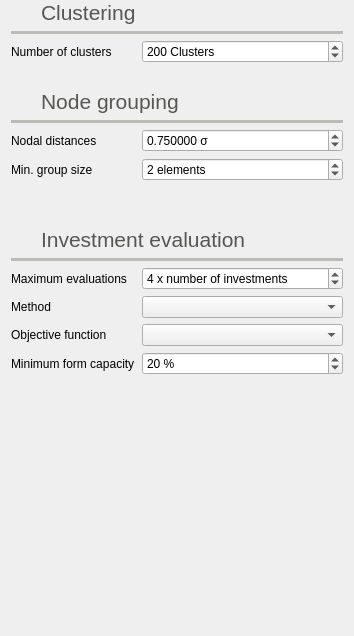
             <widget class="QFrame" name="frame_18">
              <property name="frameShape">
               <enum>QFrame::Shape::NoFrame</enum>
              </property>
              <property name="frameShadow">
               <enum>QFrame::Shadow::Raised</enum>
              </property>
              <layout class="QGridLayout" name="gridLayout_21">
               <property name="topMargin">
                <number>0</number>
               </property>
               <item row="26" column="0" colspan="2">
                <widget class="QLabel" name="label_153">
                 <property name="text">
                  <string>Objective function</string>
                 </property>
                </widget>
               </item>
               <item row="20" column="0">
                <widget class="QLabel" name="label_31">
                 <property name="text">
                  <string/>
                 </property>
                </widget>
               </item>
               <item row="14" column="0" colspan="3">
                <widget class="Line" name="line_24">
                 <property name="palette">
                  <palette>
                   <active>
                    <colorrole role="WindowText">
                     <brush brushstyle="SolidPattern">
                      <color alpha="255">
                       <red>186</red>
                       <green>189</green>
                       <blue>182</blue>
                      </color>
                     </brush>
                    </colorrole>
                   </active>
                   <inactive>
                    <colorrole role="WindowText">
                     <brush brushstyle="SolidPattern">
                      <color alpha="255">
                       <red>186</red>
                       <green>189</green>
                       <blue>182</blue>
                      </color>
                     </brush>
                    </colorrole>
                   </inactive>
                   <disabled>
                    <colorrole role="WindowText">
                     <brush brushstyle="SolidPattern">
                      <color alpha="255">
                       <red>190</red>
                       <green>190</green>
                       <blue>190</blue>
                      </color>
                     </brush>
                    </colorrole>
                   </disabled>
                  </palette>
                 </property>
                 <property name="frameShadow">
                  <enum>QFrame::Shadow::Plain</enum>
                 </property>
                 <property name="lineWidth">
                  <number>4</number>
                 </property>
                 <property name="orientation">
                  <enum>Qt::Orientation::Horizontal</enum>
                 </property>
                </widget>
               </item>
               <item row="13" column="0">
                <widget class="QLabel" name="label_88">
                 <property name="minimumSize">
                  <size>
                   <width>24</width>
                   <height>24</height>
                  </size>
                 </property>
                 <property name="maximumSize">
                  <size>
                   <width>24</width>
                   <height>24</height>
                  </size>
                 </property>
                 <property name="text">
                  <string/>
                 </property>
                 <property name="pixmap">
                  <pixmap resource="../Icons/icons.qrc">:/Icons/icons/color_grid.png</pixmap>
                 </property>
                 <property name="scaledContents">
                  <bool>true</bool>
                 </property>
                </widget>
               </item>
               <item row="21" column="0">
                <widget class="QLabel" name="label_120">
                 <property name="minimumSize">
                  <size>
                   <width>24</width>
                   <height>24</height>
                  </size>
                 </property>
                 <property name="maximumSize">
                  <size>
                   <width>24</width>
                   <height>24</height>
                  </size>
                 </property>
                 <property name="text">
                  <string/>
                 </property>
                 <property name="pixmap">
                  <pixmap resource="../Icons/icons.qrc">:/Icons/icons/expansion_planning.png</pixmap>
                 </property>
                 <property name="scaledContents">
                  <bool>true</bool>
                 </property>
                </widget>
               </item>
               <item row="9" column="0" colspan="3">
                <widget class="Line" name="line_29">
                 <property name="palette">
                  <palette>
                   <active>
                    <colorrole role="WindowText">
                     <brush brushstyle="SolidPattern">
                      <color alpha="255">
                       <red>186</red>
                       <green>189</green>
                       <blue>182</blue>
                      </color>
                     </brush>
                    </colorrole>
                   </active>
                   <inactive>
                    <colorrole role="WindowText">
                     <brush brushstyle="SolidPattern">
                      <color alpha="255">
                       <red>186</red>
                       <green>189</green>
                       <blue>182</blue>
                      </color>
                     </brush>
                    </colorrole>
                   </inactive>
                   <disabled>
                    <colorrole role="WindowText">
                     <brush brushstyle="SolidPattern">
                      <color alpha="255">
                       <red>190</red>
                       <green>190</green>
                       <blue>190</blue>
                      </color>
                     </brush>
                    </colorrole>
                   </disabled>
                  </palette>
                 </property>
                 <property name="frameShadow">
                  <enum>QFrame::Shadow::Plain</enum>
                 </property>
                 <property name="lineWidth">
                  <number>4</number>
                 </property>
                 <property name="orientation">
                  <enum>Qt::Orientation::Horizontal</enum>
                 </property>
                </widget>
               </item>
               <item row="27" column="0" colspan="2">
                <widget class="QLabel" name="label_159">
                 <property name="text">
                  <string>Minimum form capacity</string>
                 </property>
                </widget>
               </item>
               <item row="24" column="0" colspan="2">
                <widget class="QLabel" name="label_3">
                 <property name="text">
                  <string>Method</string>
                 </property>
                </widget>
               </item>
               <item row="13" column="1" colspan="2">
                <widget class="QLabel" name="label_89">
                 <property name="palette">
                  <palette>
                   <active>
                    <colorrole role="WindowText">
                     <brush brushstyle="SolidPattern">
                      <color alpha="255">
                       <red>85</red>
                       <green>87</green>
                       <blue>83</blue>
                      </color>
                     </brush>
                    </colorrole>
                   </active>
                   <inactive>
                    <colorrole role="WindowText">
                     <brush brushstyle="SolidPattern">
                      <color alpha="255">
                       <red>85</red>
                       <green>87</green>
                       <blue>83</blue>
                      </color>
                     </brush>
                    </colorrole>
                   </inactive>
                   <disabled>
                    <colorrole role="WindowText">
                     <brush brushstyle="SolidPattern">
                      <color alpha="255">
                       <red>190</red>
                       <green>190</green>
                       <blue>190</blue>
                      </color>
                     </brush>
                    </colorrole>
                   </disabled>
                  </palette>
                 </property>
                 <property name="font">
                  <font>
                   <pointsize>16</pointsize>
                  </font>
                 </property>
                 <property name="text">
                  <string>Node grouping</string>
                 </property>
                 <property name="alignment">
                  <set>Qt::AlignmentFlag::AlignBottom|Qt::AlignmentFlag::AlignLeading|Qt::AlignmentFlag::AlignLeft</set>
                 </property>
                </widget>
               </item>
               <item row="27" column="2">
                <widget class="QSpinBox" name="firmCapacityShareSpinBox">
                 <property name="toolTip">
                  <string>In adequecy and simple dispatch indicated the minimum share of total firm capacity of the system to be in desirable, less is penalized</string>
                 </property>
                 <property name="suffix">
                  <string> %</string>
                 </property>
                 <property name="minimum">
                  <number>0</number>
                 </property>
                 <property name="maximum">
                  <number>100</number>
                 </property>
                 <property name="value">
                  <number>20</number>
                 </property>
                </widget>
               </item>
               <item row="23" column="2">
                <widget class="QSpinBox" name="max_investments_evluation_number_spinBox">
                 <property name="toolTip">
                  <string>Number of maximum evaluations for the optimization methods</string>
                 </property>
                 <property name="suffix">
                  <string> x number of investments</string>
                 </property>
                 <property name="minimum">
                  <number>1</number>
                 </property>
                 <property name="maximum">
                  <number>999999999</number>
                 </property>
                 <property name="value">
                  <number>4</number>
                 </property>
                </widget>
               </item>
               <item row="8" column="1">
                <widget class="QFrame" name="frame_59">
                 <property name="frameShape">
                  <enum>QFrame::Shape::NoFrame</enum>
                 </property>
                 <property name="frameShadow">
                  <enum>QFrame::Shadow::Raised</enum>
                 </property>
                 <layout class="QHBoxLayout" name="horizontalLayout_32">
                  <property name="leftMargin">
                   <number>0</number>
                  </property>
                  <property name="topMargin">
                   <number>0</number>
                  </property>
                  <property name="rightMargin">
                   <number>0</number>
                  </property>
                  <property name="bottomMargin">
                   <number>0</number>
                  </property>
                  <item>
                   <widget class="QLabel" name="label_93">
                    <property name="palette">
                     <palette>
                      <active>
                       <colorrole role="WindowText">
                        <brush brushstyle="SolidPattern">
                         <color alpha="255">
                          <red>85</red>
                          <green>87</green>
                          <blue>83</blue>
                         </color>
                        </brush>
                       </colorrole>
                      </active>
                      <inactive>
                       <colorrole role="WindowText">
                        <brush brushstyle="SolidPattern">
                         <color alpha="255">
                          <red>85</red>
                          <green>87</green>
                          <blue>83</blue>
                         </color>
                        </brush>
                       </colorrole>
                      </inactive>
                      <disabled>
                       <colorrole role="WindowText">
                        <brush brushstyle="SolidPattern">
                         <color alpha="255">
                          <red>190</red>
                          <green>190</green>
                          <blue>190</blue>
                         </color>
                        </brush>
                       </colorrole>
                      </disabled>
                     </palette>
                    </property>
                    <property name="font">
                     <font>
                      <pointsize>16</pointsize>
                     </font>
                    </property>
                    <property name="text">
                     <string>Clustering</string>
                    </property>
                    <property name="alignment">
                     <set>Qt::AlignmentFlag::AlignBottom|Qt::AlignmentFlag::AlignLeading|Qt::AlignmentFlag::AlignLeft</set>
                    </property>
                   </widget>
                  </item>
                 </layout>
                </widget>
               </item>
               <item row="16" column="0" colspan="2">
                <widget class="QLabel" name="label_38">
                 <property name="text">
                  <string>Nodal distances</string>
                 </property>
                </widget>
               </item>
               <item row="10" column="2">
                <widget class="QSpinBox" name="cluster_number_spinBox">
                 <property name="toolTip">
                  <string>&lt;html&gt;&lt;head/&gt;&lt;body&gt;&lt;p&gt;Number of clusters, this affects all the simulations that deal with clustering&lt;/p&gt;&lt;/body&gt;&lt;/html&gt;</string>
                 </property>
                 <property name="suffix">
                  <string> Clusters</string>
                 </property>
                 <property name="minimum">
                  <number>1</number>
                 </property>
                 <property name="maximum">
                  <number>999999</number>
                 </property>
                 <property name="value">
                  <number>200</number>
                 </property>
                </widget>
               </item>
               <item row="23" column="0" colspan="2">
                <widget class="QLabel" name="label_51">
                 <property name="text">
                  <string>Maximum evaluations</string>
                 </property>
                </widget>
               </item>
               <item row="18" column="0" colspan="2">
                <widget class="QLabel" name="label_44">
                 <property name="text">
                  <string/>
                 </property>
                </widget>
               </item>
               <item row="30" column="1">
                <spacer name="verticalSpacer_16">
                 <property name="orientation">
                  <enum>Qt::Orientation::Vertical</enum>
                 </property>
                 <property name="sizeHint" stdset="0">
                  <size>
                   <width>20</width>
                   <height>250</height>
                  </size>
                 </property>
                </spacer>
               </item>
               <item row="12" column="0" colspan="2">
                <widget class="QLabel" name="label_7">
                 <property name="text">
                  <string/>
                 </property>
                </widget>
               </item>
               <item row="16" column="2">
                <widget class="QDoubleSpinBox" name="node_distances_sigma_doubleSpinBox">
                 <property name="toolTip">
                  <string>Máximum standard deviation to determine the groups</string>
                 </property>
                 <property name="suffix">
                  <string> σ</string>
                 </property>
                 <property name="decimals">
                  <number>6</number>
                 </property>
                 <property name="singleStep">
                  <double>0.010000000000000</double>
                 </property>
                 <property name="value">
                  <double>0.750000000000000</double>
                 </property>
                </widget>
               </item>
               <item row="17" column="0" colspan="2">
                <widget class="QLabel" name="label_61">
                 <property name="text">
                  <string>Min. group size</string>
                 </property>
                </widget>
               </item>
               <item row="24" column="2">
                <widget class="QComboBox" name="investment_evaluation_method_ComboBox">
                 <property name="toolTip">
                  <string>Select the investment evaluation method</string>
                 </property>
                </widget>
               </item>
               <item row="17" column="2">
                <widget class="QSpinBox" name="node_distances_elements_spinBox">
                 <property name="toolTip">
                  <string>Minimum size of the group</string>
                 </property>
                 <property name="statusTip">
                  <string/>
                 </property>
                 <property name="suffix">
                  <string> elements</string>
                 </property>
                 <property name="minimum">
                  <number>1</number>
                 </property>
                 <property name="maximum">
                  <number>99999</number>
                 </property>
                 <property name="value">
                  <number>2</number>
                 </property>
                </widget>
               </item>
               <item row="21" column="1" colspan="2">
                <widget class="QLabel" name="label_121">
                 <property name="palette">
                  <palette>
                   <active>
                    <colorrole role="WindowText">
                     <brush brushstyle="SolidPattern">
                      <color alpha="255">
                       <red>85</red>
                       <green>87</green>
                       <blue>83</blue>
                      </color>
                     </brush>
                    </colorrole>
                   </active>
                   <inactive>
                    <colorrole role="WindowText">
                     <brush brushstyle="SolidPattern">
                      <color alpha="255">
                       <red>85</red>
                       <green>87</green>
                       <blue>83</blue>
                      </color>
                     </brush>
                    </colorrole>
                   </inactive>
                   <disabled>
                    <colorrole role="WindowText">
                     <brush brushstyle="SolidPattern">
                      <color alpha="255">
                       <red>190</red>
                       <green>190</green>
                       <blue>190</blue>
                      </color>
                     </brush>
                    </colorrole>
                   </disabled>
                  </palette>
                 </property>
                 <property name="font">
                  <font>
                   <pointsize>16</pointsize>
                  </font>
                 </property>
                 <property name="text">
                  <string>Investment evaluation</string>
                 </property>
                 <property name="alignment">
                  <set>Qt::AlignmentFlag::AlignBottom|Qt::AlignmentFlag::AlignLeading|Qt::AlignmentFlag::AlignLeft</set>
                 </property>
                </widget>
               </item>
               <item row="10" column="0" colspan="2">
                <widget class="QLabel" name="label_33">
                 <property name="text">
                  <string>Number of clusters</string>
                 </property>
                </widget>
               </item>
               <item row="22" column="0" colspan="3">
                <widget class="Line" name="line_30">
                 <property name="palette">
                  <palette>
                   <active>
                    <colorrole role="WindowText">
                     <brush brushstyle="SolidPattern">
                      <color alpha="255">
                       <red>186</red>
                       <green>189</green>
                       <blue>182</blue>
                      </color>
                     </brush>
                    </colorrole>
                   </active>
                   <inactive>
                    <colorrole role="WindowText">
                     <brush brushstyle="SolidPattern">
                      <color alpha="255">
                       <red>186</red>
                       <green>189</green>
                       <blue>182</blue>
                      </color>
                     </brush>
                    </colorrole>
                   </inactive>
                   <disabled>
                    <colorrole role="WindowText">
                     <brush brushstyle="SolidPattern">
                      <color alpha="255">
                       <red>190</red>
                       <green>190</green>
                       <blue>190</blue>
                      </color>
                     </brush>
                    </colorrole>
                   </disabled>
                  </palette>
                 </property>
                 <property name="frameShadow">
                  <enum>QFrame::Shadow::Plain</enum>
                 </property>
                 <property name="lineWidth">
                  <number>4</number>
                 </property>
                 <property name="orientation">
                  <enum>Qt::Orientation::Horizontal</enum>
                 </property>
                </widget>
               </item>
               <item row="26" column="2">
                <widget class="QComboBox" name="investment_evaluation_objfunc_ComboBox"/>
               </item>
               <item row="8" column="0">
                <widget class="QLabel" name="label_94">
                 <property name="minimumSize">
                  <size>
                   <width>24</width>
                   <height>24</height>
                  </size>
                 </property>
                 <property name="maximumSize">
                  <size>
                   <width>24</width>
                   <height>24</height>
                  </size>
                 </property>
                 <property name="text">
                  <string/>
                 </property>
                 <property name="pixmap">
                  <pixmap resource="../Icons/icons.qrc">:/Icons/icons/clustering.png</pixmap>
                 </property>
                 <property name="scaledContents">
                  <bool>true</bool>
                 </property>
                </widget>
               </item>
              </layout>
             </widget>
